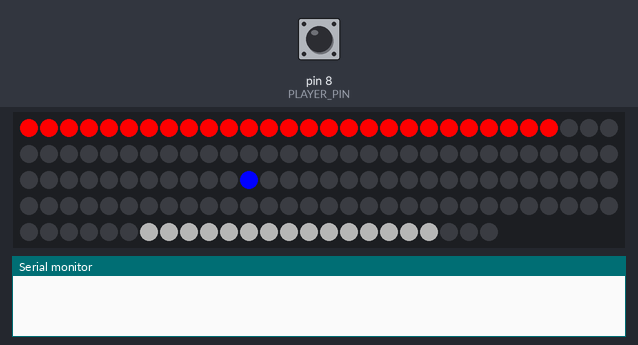
Bench run of a sketch on a simulated Arduino Uno, built with avr-gcc and run on an emulated ATmega328P. Parts: 144 RGB LEDs in strip order, left to right, continuing on the next row, the last lines printed to the serial monitor. The test bench sets the inputs (shaded band); at power-on: pin 8 (PLAYER_PIN) HIGH. Colours are those a GRB WS2812 strip shows for the declared byte order; random numbers use the default seed unless the sketch sets one. At 2.9 s the program stops and its outputs stay as they are.

Above: at 1.2 s.
1.3 s: pin 8 (PLAYER_PIN) pulled LOW for 0.15 s
At 1.46 s:
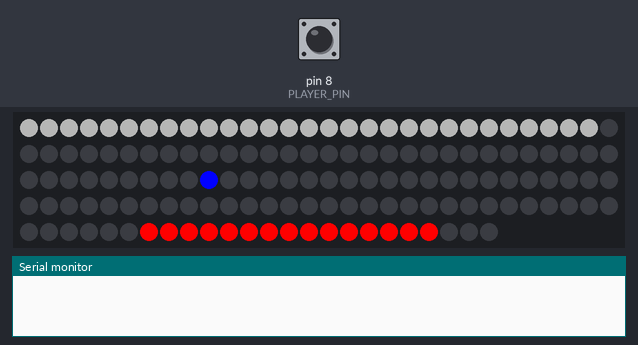
At 3.7 s:
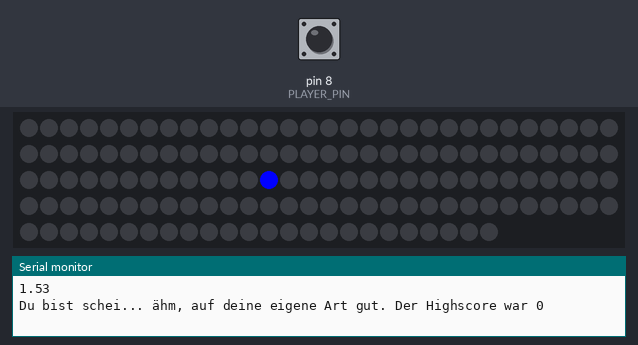
Timing chart, 0 to 4.4 s (numbered marks = the images above; inputs shaded):
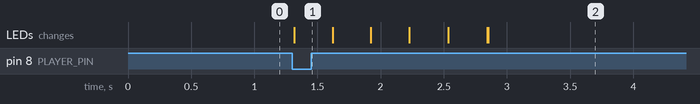

Measured:
- after the input at 1.3 s, the LEDs: change at once (image 1)

The sketch:

Pong1D.ino
```cpp
#include <FastLED.h>

//Funktioniert besser mit langen Led-Strips (60+)
#define NUM_LEDS 144
#define DATA_PIN 3
#define DIFFICULTY_PIN 14
#define PLAYER_PIN 8

//Bei kurzen Led-Strips muss tendenziell der Delay zwischen Zyklen höher und PLAYER_WIDTH, ACCELERATION, STARTING_VELOCITY, EVENT_COOLDOWN_DURATION niedriger sein.

//Breite des Spielers
#define PLAYER_WIDTH 15
//SPACE_BETWEEN_END_AND_PLAYER kann bei z.b. kurzen Led-Strips geändert werden
#define SPACE_BETWEEN_END_AND_PLAYER 3
//Beschleunigung des Balles bei Knopf drücken während der Ball über dem Spieler ist. Empfohlene Werte zwischen 1 und 1.05
#define ACCELERATION 1.01
//Die höchste Led, die die Mauer in ihrer Bewegung erreicht
#define WALL_BORDER 40
//Die niedrigste Led der Mauer
#define WALL_START 6
//Pause zwischen den Zyklen in ms. Empfohlene Werte zwischen 3 und 30
#define DELAY 10
//Anfangsgeschwindigkeit. Wenn negativ dann Ausrichtung zur Mauer. Empfohlen zwischen  -0.5 und -2
#define STARTING_VELOCITY -1.5
//EVENT_COOLDOWN_DURATION sollte so groß sein, dass der Ball in so vielen Zyklen nicht die andere Seite erreichen kann. Mindestens größer als PLAYER_WIDTH (Probleme bei hohen Geschwindigkeiten)
#define EVENT_COOLDOWN_DURATION 20

//Alle COLORs sind CHSV-Farben mit den 8-bit Werten Hue, Saturation und Value
#define WALL_COLOR_TRUE 0, 0, 128
#define WALL_COLOR_FALSE 96, 255, 255
#define PLAYER_COLOR_TRUE 96, 255, 255
#define PLAYER_COLOR_FALSE 0, 0, 128
#define BALL_COLOR 160, 255, 255

CRGB leds[NUM_LEDS];


//DEKLARATION DER VARIABLEN------------------------------------------------

//Die Mauerbewegung beginnt so nicht bei 0
int wallAnimationCycle = 80;
int highestWallLed = 0;

//Festlegung der Spielergröße. Player wird später gerendert durch fill_solid mit Anfang playerLed und Länge PLAYER_WIDTH
//Eventuell kann ich PlayerLed um Ressourcen zu sparen durch ein #define PLAYER_LED ersetzen, dann muss diese Rechnung manuell durchgeführt werden -> wirklich?
const int playerLed = NUM_LEDS - SPACE_BETWEEN_END_AND_PLAYER - PLAYER_WIDTH;

//Wenn playerInput oder lastPlayerInput true sind, dann ist der Knopf gedrückt (Wegen internen Pullup-Widerständen entspricht das einer Spannung am PLAYER_PIN von 0V)
bool playerInput = false;
bool lastPlayerInput = false;

//Ball startet in der Mitte mit Ausrichung zur Mauer(positive Geschwindigkeit zum Spieler, negative Geschwindigkeit zur Mauer)
//Geschwindigkeit 1 bedeutet eine Led pro Zyklus
//ballVelocity ist ein float, damit -ballVelocity eine Bewegung in die andere Richtung ist und damit evtl. verschiedene Faktoren die Geschwindigkeit beeinflussen können. ballPos muss dann auch float sein. Für die Darstellung wird ballPos zu ballPosRound gerundet
float ballPos = NUM_LEDS/2;
float ballVelocity = STARTING_VELOCITY;
int ballPosRound = 0;

bool eventHappened = false;
int eventCooldown = 0;
bool reset = false;
bool firstTime = true;
int highScore = 0;


void setup() {
  FastLED.addLeds<WS2812, DATA_PIN, RGB>(leds, NUM_LEDS);
  FastLED.clear();

  pinMode(PLAYER_PIN, INPUT_PULLUP);

  Serial.begin(9600);
}

void loop() {

//MAUERBEWEGUNG---------------------------------------------------------

  if(wallAnimationCycle > 255){wallAnimationCycle = wallAnimationCycle - 256;}
  //highestWallLed ist die höchste LED der Mauer. Die Mauer reicht von highestWallLed bis 0, höchstens bis WALL_BORDER
  highestWallLed = map(triwave8(wallAnimationCycle), 0, 255, WALL_START, WALL_BORDER);
  //Der Durchschnitt von random() sollte nicht 0 sein
  wallAnimationCycle = wallAnimationCycle + random(-6, 12);
  //wallAnimationCycle = wallAnimationCycle + 4;


//BEWEGUNG DES BALLES--------------------------------------------------------

  playerInput = !digitalRead(PLAYER_PIN);

  //Hiermit wird verhindert, dass eine Berührung (ein Event) den Ball mehrmals schnell hintereinander beeinflusst
  if(eventCooldown > 0){
      eventCooldown--;
  }
  if(eventCooldown == 0){

    //Wenn der Ball hinter oder auf der Mauer ist und die Mauer durch playerInput nicht "deaktiviert" ist, dann bewegt sich der Ball in die andere Richtung (ballVeloctiy ist positiv und wird negativ)
    if(!playerInput){
      if(ballPos <= highestWallLed){
        eventHappened = true;
        ballVelocity = ballVelocity - (2 * ballVelocity) * ACCELERATION;
      }
    }

    //Wenn der Ball auf dem Spieler ist, dann wird geschaut, ob playerInput im Moment gedrückt ist
    if((ballPos >= playerLed) && (ballPos <= playerLed + PLAYER_WIDTH)){
      if(playerInput){
        eventHappened = true;
        highScore++;
        //Wenn der lastPlayerInput auch true ist, dann wurde der Knopf gedrückt gehalten und der Ball wird nicht extra beschleunigt
        if(lastPlayerInput){
          ballVelocity = ballVelocity - (2 * ballVelocity) * ACCELERATION;
        }
        else{
          ballVelocity = ballVelocity - (2 * ballVelocity) * (ACCELERATION + 0.1);
        }
      }
    }
  }
  if(eventHappened){
    eventCooldown = EVENT_COOLDOWN_DURATION;
    eventHappened = false;
    Serial.println(ballVelocity);
  }

  //Sonst gibt es bei FastLed einen Fehler bei einer negativen Led. Mit !playerInput wird sichergestellt, dass der Spieler nicht rechtmäßig verlieren sollte
  if(ballPos < 0 && !playerInput){
    ballPos = WALL_START;
  }

  //Jetzt ist die Geschwindigkeit entsprechend angepasst und der Ball bewegt sich
  ballPos = ballPos + ballVelocity;
  ballPosRound = round(ballPos);


  //Wenn der Ball auf der letzten oder der nullten LED ist, ist das Spiel verloren
  if(ballPosRound > NUM_LEDS || ballPosRound < 0){
    ballPosRound = 0;
    reset = true;
  }


//RENDERING-------------------------------------------------------------

  //Zuerst alle Leds auf Schwarz zurücksetzen
  for(int i= 0; i < NUM_LEDS; i++){
    leds[i] = CHSV(0, 0, 0);
  }

  //Mauer -> ein fill_solid von leds[0] mit der Länge highestWallLed und mit der Farbe WALL_COLOR_TRUE oder WALL_COLOR_FALSE
  //Spieler -> ein fill_solid von (playerLed - PLAYER_WIDTH) mit der Länge PLAYER_WIDTH und mit der Farbe PLAYER_COLOR_TRUE oder PLAYER_COLOR_FALSE
  if(playerInput){
    fill_solid(&leds[0], highestWallLed, CHSV(WALL_COLOR_TRUE));
    fill_solid(&leds[playerLed], PLAYER_WIDTH, CHSV(PLAYER_COLOR_TRUE));
  }
  else{
    fill_solid(&leds[0], highestWallLed, CHSV(WALL_COLOR_FALSE));
    fill_solid(&leds[playerLed], PLAYER_WIDTH, CHSV(PLAYER_COLOR_FALSE));
  }

  //Ball -> einfach eine einzige Led mit der Position ballPosRound -> überschreibt Mauer oder Spieler bei Bedarf
  leds[ballPosRound] = CHSV(BALL_COLOR);

  //Bei reset == true hat der Spieler verloren, dann kommt hier eine tolle Endanimation hin und was auch immer
  if(reset){
    Serial.print("Du bist schei... ähm, auf deine eigene Art gut. Der Highscore war ");
    Serial.println(highScore);
    fill_solid(&leds[0], NUM_LEDS, CHSV(0, 0, 0));
    leds[NUM_LEDS/2] = CHSV(BALL_COLOR);
  }

  //Das Rendering wird abgeschlossen indem die geupdateten Led-Werte gezeigt werden
  FastLED.show();


//ANDERE SACHEN---------------------------------------------------------------------------------

  //Eventuell vor das Rendering packen
  lastPlayerInput = !digitalRead(PLAYER_PIN);

  if(reset){
    //Wenn der Spieler verloren hat wird hier wird das Programm angehalten. Jetzt muss der Reset-Knopf gedrückt werden
    while(true){}
  }

  //Nach dem ersten Zyklus wird gewartet, bis einmal der Knopf gedrückt wird
  if(firstTime){
    while(digitalRead(PLAYER_PIN)){}
    firstTime = false;
  }

  // speed of game loop
  delay(DELAY);

}
```
